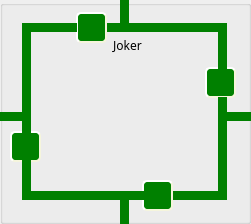
    <widget class="QGroupBox" name="groupBox_9">
     <property name="geometry">
      <rect>
       <x>1600</x>
       <y>680</y>
       <width>251</width>
       <height>224</height>
      </rect>
     </property>
     <property name="title">
      <string/>
     </property>
     <widget class="QLabel" name="label_37">
      <property name="geometry">
       <rect>
        <x>100</x>
        <y>35</y>
        <width>55</width>
        <height>21</height>
       </rect>
      </property>
      <property name="font">
       <font>
        <family>Inter UI Medium</family>
       </font>
      </property>
      <property name="text">
       <string>Joker</string>
      </property>
      <property name="alignment">
       <set>Qt::AlignCenter</set>
      </property>
     </widget>
     <widget class="QPushButton" name="pushButton_149">
      <property name="geometry">
       <rect>
        <x>172</x>
        <y>191</y>
        <width>46</width>
        <height>9</height>
       </rect>
      </property>
      <property name="minimumSize">
       <size>
        <width>20</width>
        <height>4</height>
       </size>
      </property>
      <property name="maximumSize">
       <size>
        <width>100</width>
        <height>20</height>
       </size>
      </property>
      <property name="sizeIncrement">
       <size>
        <width>1</width>
        <height>1</height>
       </size>
      </property>
      <property name="styleSheet">
       <string notr="true">#pushButton_149{
background-color: green;
border-style: outset;
}
#pushButton_149:checked{
	background-color: red;
}</string>
      </property>
      <property name="text">
       <string/>
      </property>
      <property name="checkable">
       <bool>true</bool>
      </property>
     </widget>
     <widget class="QLabel" name="label_38">
      <property name="geometry">
       <rect>
        <x>44</x>
        <y>56</y>
        <width>158</width>
        <height>111</height>
       </rect>
      </property>
      <property name="styleSheet">
       <string notr="true">border-image: url(:/img/powSub.jpg);</string>
      </property>
      <property name="text">
       <string/>
      </property>
     </widget>
     <widget class="QPushButton" name="pushButton_150">
      <property name="geometry">
       <rect>
        <x>218</x>
        <y>112</y>
        <width>42</width>
        <height>9</height>
       </rect>
      </property>
      <property name="styleSheet">
       <string notr="true">#pushButton_150{
background-color: green;
border-style: outset;
}
#pushButton_150:checked{
	background-color: red;
}</string>
      </property>
      <property name="text">
       <string/>
      </property>
      <property name="checkable">
       <bool>true</bool>
      </property>
     </widget>
     <widget class="QPushButton" name="pushButton_151">
      <property name="geometry">
       <rect>
        <x>128</x>
        <y>23</y>
        <width>99</width>
        <height>9</height>
       </rect>
      </property>
      <property name="minimumSize">
       <size>
        <width>20</width>
        <height>4</height>
       </size>
      </property>
      <property name="maximumSize">
       <size>
        <width>100</width>
        <height>20</height>
       </size>
      </property>
      <property name="sizeIncrement">
       <size>
        <width>1</width>
        <height>1</height>
       </size>
      </property>
      <property name="styleSheet">
       <string notr="true">#pushButton_151{
background-color: green;
border-style: outset;
}
#pushButton_151:checked{
	background-color: red;
}</string>
      </property>
      <property name="text">
       <string/>
      </property>
      <property name="checkable">
       <bool>true</bool>
      </property>
     </widget>
     <widget class="QPushButton" name="pushButton_152">
      <property name="geometry">
       <rect>
        <x>10</x>
        <y>131</y>
        <width>31</width>
        <height>31</height>
       </rect>
      </property>
      <property name="minimumSize">
       <size>
        <width>31</width>
        <height>31</height>
       </size>
      </property>
      <property name="maximumSize">
       <size>
        <width>31</width>
        <height>31</height>
       </size>
      </property>
      <property name="styleSheet">
       <string notr="true">#pushButton_152{
border-image: url(:/img/relaySPDT.png);
background-color: green;
border-style: outset;
border-radius: 5px;
border-width:2px;
border-color:beige;
font-size:12px;
font-weight:100;
color: white;
max-width:23px;
max-height:23px;
min-width:23px;
min-height:23px;
padding:2px;

}
#pushButton_152:checked{
	background-color: red;
}</string>
      </property>
      <property name="text">
       <string/>
      </property>
      <property name="checkable">
       <bool>true</bool>
      </property>
     </widget>
     <widget class="QPushButton" name="pushButton_153">
      <property name="geometry">
       <rect>
        <x>31</x>
        <y>191</y>
        <width>89</width>
        <height>9</height>
       </rect>
      </property>
      <property name="minimumSize">
       <size>
        <width>26</width>
        <height>4</height>
       </size>
      </property>
      <property name="maximumSize">
       <size>
        <width>300</width>
        <height>40</height>
       </size>
      </property>
      <property name="sizeIncrement">
       <size>
        <width>1</width>
        <height>1</height>
       </size>
      </property>
      <property name="styleSheet">
       <string notr="true">#pushButton_153{
background-color: green;
border-style: outset;
}
#pushButton_153:checked{
	background-color: red;
}</string>
      </property>
      <property name="text">
       <string/>
      </property>
      <property name="checkable">
       <bool>true</bool>
      </property>
     </widget>
     <widget class="QPushButton" name="pushButton_154">
      <property name="geometry">
       <rect>
        <x>106</x>
        <y>23</y>
        <width>15</width>
        <height>9</height>
       </rect>
      </property>
      <property name="minimumSize">
       <size>
        <width>15</width>
        <height>4</height>
       </size>
      </property>
      <property name="maximumSize">
       <size>
        <width>100</width>
        <height>40</height>
       </size>
      </property>
      <property name="sizeIncrement">
       <size>
        <width>1</width>
        <height>1</height>
       </size>
      </property>
      <property name="styleSheet">
       <string notr="true">#pushButton_154{
background-color: green;
border-style: outset;
}
#pushButton_154:checked{
	background-color: red;
}</string>
      </property>
      <property name="text">
       <string/>
      </property>
      <property name="checkable">
       <bool>true</bool>
      </property>
     </widget>
     <widget class="QPushButton" name="pushButton_155">
      <property name="geometry">
       <rect>
        <x>120</x>
        <y>-1</y>
        <width>9</width>
        <height>33</height>
       </rect>
      </property>
      <property name="minimumSize">
       <size>
        <width>1</width>
        <height>1</height>
       </size>
      </property>
      <property name="maximumSize">
       <size>
        <width>1000</width>
        <height>1000</height>
       </size>
      </property>
      <property name="sizeIncrement">
       <size>
        <width>1</width>
        <height>1</height>
       </size>
      </property>
      <property name="styleSheet">
       <string notr="true">#pushButton_155{
background-color: green;
border-style: outset;
}
#pushButton_155:checked{
	background-color: red;
}</string>
      </property>
      <property name="text">
       <string/>
      </property>
      <property name="checkable">
       <bool>true</bool>
      </property>
     </widget>
     <widget class="QPushButton" name="pushButton_156">
      <property name="geometry">
       <rect>
        <x>205</x>
        <y>67</y>
        <width>31</width>
        <height>31</height>
       </rect>
      </property>
      <property name="minimumSize">
       <size>
        <width>31</width>
        <height>31</height>
       </size>
      </property>
      <property name="maximumSize">
       <size>
        <width>31</width>
        <height>31</height>
       </size>
      </property>
      <property name="styleSheet">
       <string notr="true">#pushButton_156{
border-image: url(:/img/relaySPDT.png);
background-color: green;
border-style: outset;
border-radius: 5px;
border-width:2px;
border-color:beige;
font-size:12px;
font-weight:100;
color: white;
max-width:23px;
max-height:23px;
min-width:23px;
min-height:23px;
padding:2px;

}
#pushButton_156:checked{
	background-color: red;
}</string>
      </property>
      <property name="text">
       <string/>
      </property>
      <property name="checkable">
       <bool>true</bool>
      </property>
     </widget>
     <widget class="QPushButton" name="pushButton_157">
      <property name="geometry">
       <rect>
        <x>22</x>
        <y>31</y>
        <width>9</width>
        <height>81</height>
       </rect>
      </property>
      <property name="styleSheet">
       <string notr="true">#pushButton_157{
background-color: green;
border-style: outset;
}
#pushButton_157:checked{
	background-color: red;
}</string>
      </property>
      <property name="text">
       <string/>
      </property>
      <property name="checkable">
       <bool>true</bool>
      </property>
     </widget>
     <widget class="QPushButton" name="pushButton_158">
      <property name="geometry">
       <rect>
        <x>218</x>
        <y>97</y>
        <width>9</width>
        <height>15</height>
       </rect>
      </property>
      <property name="styleSheet">
       <string notr="true">#pushButton_158{
background-color: green;
border-style: outset;
}
#pushButton_158:checked{
	background-color: red;
}</string>
      </property>
      <property name="text">
       <string/>
      </property>
      <property name="checkable">
       <bool>true</bool>
      </property>
     </widget>
     <widget class="QPushButton" name="pushButton_159">
      <property name="geometry">
       <rect>
        <x>142</x>
        <y>180</y>
        <width>31</width>
        <height>31</height>
       </rect>
      </property>
      <property name="minimumSize">
       <size>
        <width>31</width>
        <height>31</height>
       </size>
      </property>
      <property name="maximumSize">
       <size>
        <width>31</width>
        <height>31</height>
       </size>
      </property>
      <property name="styleSheet">
       <string notr="true">#pushButton_159{
border-image: url(:/img/relaySPDT.png);
background-color: green;
border-style: outset;
border-radius: 5px;
border-width:2px;
border-color:beige;
font-size:12px;
font-weight:100;
color: white;
max-width:23px;
max-height:23px;
min-width:23px;
min-height:23px;
padding:2px;

}
#pushButton_159:checked{
	background-color: red;
}</string>
      </property>
      <property name="text">
       <string/>
      </property>
      <property name="checkable">
       <bool>true</bool>
      </property>
     </widget>
     <widget class="QPushButton" name="pushButton_160">
      <property name="geometry">
       <rect>
        <x>-2</x>
        <y>112</y>
        <width>33</width>
        <height>9</height>
       </rect>
      </property>
      <property name="styleSheet">
       <string notr="true">#pushButton_160{
background-color: green;
border-style: outset;
}
#pushButton_160:checked{
	background-color: red;
}</string>
      </property>
      <property name="text">
       <string/>
      </property>
      <property name="checkable">
       <bool>true</bool>
      </property>
     </widget>
     <widget class="QPushButton" name="pushButton_161">
      <property name="geometry">
       <rect>
        <x>120</x>
        <y>191</y>
        <width>9</width>
        <height>33</height>
       </rect>
      </property>
      <property name="minimumSize">
       <size>
        <width>1</width>
        <height>1</height>
       </size>
      </property>
      <property name="maximumSize">
       <size>
        <width>1000</width>
        <height>1000</height>
       </size>
      </property>
      <property name="sizeIncrement">
       <size>
        <width>1</width>
        <height>1</height>
       </size>
      </property>
      <property name="styleSheet">
       <string notr="true">#pushButton_161{
background-color: green;
border-style: outset;
}
#pushButton_161:checked{
	background-color: red;
}</string>
      </property>
      <property name="text">
       <string/>
      </property>
      <property name="checkable">
       <bool>true</bool>
      </property>
     </widget>
     <widget class="QPushButton" name="pushButton_162">
      <property name="geometry">
       <rect>
        <x>76</x>
        <y>12</y>
        <width>31</width>
        <height>31</height>
       </rect>
      </property>
      <property name="minimumSize">
       <size>
        <width>31</width>
        <height>31</height>
       </size>
      </property>
      <property name="maximumSize">
       <size>
        <width>31</width>
        <height>31</height>
       </size>
      </property>
      <property name="styleSheet">
       <string notr="true">#pushButton_162{
border-image: url(:/img/relaySPDT.png);
background-color: green;
border-style: outset;
border-radius: 5px;
border-width:2px;
border-color:beige;
font-size:12px;
font-weight:100;
color: white;
max-width:23px;
max-height:23px;
min-width:23px;
min-height:23px;
padding:2px;

}
#pushButton_162:checked{
	background-color: red;
}</string>
      </property>
      <property name="text">
       <string/>
      </property>
      <property name="checkable">
       <bool>true</bool>
      </property>
     </widget>
     <widget class="QPushButton" name="pushButton_163">
      <property name="geometry">
       <rect>
        <x>218</x>
        <y>121</y>
        <width>9</width>
        <height>79</height>
       </rect>
      </property>
      <property name="styleSheet">
       <string notr="true">#pushButton_163{
background-color: green;
border-style: outset;
}
#pushButton_163:checked{
	background-color: red;
}</string>
      </property>
      <property name="text">
       <string/>
      </property>
      <property name="checkable">
       <bool>true</bool>
      </property>
     </widget>
     <widget class="QPushButton" name="pushButton_164">
      <property name="geometry">
       <rect>
        <x>218</x>
        <y>23</y>
        <width>9</width>
        <height>46</height>
       </rect>
      </property>
      <property name="styleSheet">
       <string notr="true">#pushButton_164{
background-color: green;
border-style: outset;
}
#pushButton_164:checked{
	background-color: red;
}</string>
      </property>
      <property name="text">
       <string/>
      </property>
      <property name="checkable">
       <bool>true</bool>
      </property>
     </widget>
     <widget class="QPushButton" name="pushButton_165">
      <property name="geometry">
       <rect>
        <x>22</x>
        <y>160</y>
        <width>9</width>
        <height>40</height>
       </rect>
      </property>
      <property name="styleSheet">
       <string notr="true">#pushButton_165{
background-color: green;
border-style: outset;
}
#pushButton_165:checked{
	background-color: red;
}</string>
      </property>
      <property name="text">
       <string/>
      </property>
      <property name="checkable">
       <bool>true</bool>
      </property>
     </widget>
     <widget class="QPushButton" name="pushButton_166">
      <property name="geometry">
       <rect>
        <x>129</x>
        <y>191</y>
        <width>15</width>
        <height>9</height>
       </rect>
      </property>
      <property name="minimumSize">
       <size>
        <width>15</width>
        <height>4</height>
       </size>
      </property>
      <property name="maximumSize">
       <size>
        <width>100</width>
        <height>40</height>
       </size>
      </property>
      <property name="sizeIncrement">
       <size>
        <width>1</width>
        <height>1</height>
       </size>
      </property>
      <property name="styleSheet">
       <string notr="true">#pushButton_166{
background-color: green;
border-style: outset;
}
#pushButton_166:checked{
	background-color: red;
}</string>
      </property>
      <property name="text">
       <string/>
      </property>
      <property name="checkable">
       <bool>true</bool>
      </property>
     </widget>
     <widget class="QPushButton" name="pushButton_167">
      <property name="geometry">
       <rect>
        <x>22</x>
        <y>23</y>
        <width>55</width>
        <height>9</height>
       </rect>
      </property>
      <property name="minimumSize">
       <size>
        <width>20</width>
        <height>4</height>
       </size>
      </property>
      <property name="maximumSize">
       <size>
        <width>100</width>
        <height>20</height>
       </size>
      </property>
      <property name="sizeIncrement">
       <size>
        <width>1</width>
        <height>1</height>
       </size>
      </property>
      <property name="styleSheet">
       <string notr="true">#pushButton_167{
background-color: green;
border-style: outset;
}
#pushButton_167:checked{
	background-color: red;
}</string>
      </property>
      <property name="text">
       <string/>
      </property>
      <property name="checkable">
       <bool>true</bool>
      </property>
     </widget>
     <widget class="QPushButton" name="pushButton_143">
      <property name="geometry">
       <rect>
        <x>22</x>
        <y>120</y>
        <width>9</width>
        <height>15</height>
       </rect>
      </property>
      <property name="styleSheet">
       <string notr="true">#pushButton_143{
background-color: green;
border-style: outset;
}
#pushButton_143:checked{
	background-color: red;
}</string>
      </property>
      <property name="text">
       <string/>
      </property>
      <property name="checkable">
       <bool>true</bool>
      </property>
     </widget>
    </widget>
